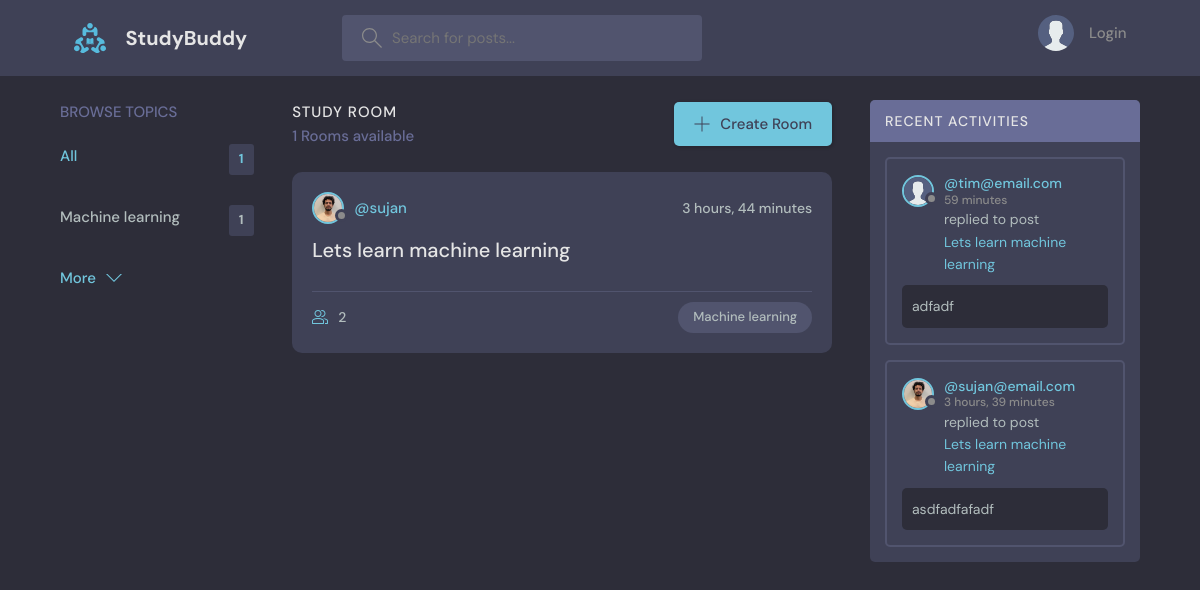
The page / on the database its author committed.
### base/models.py (models this page shows, shortened)
class Topic(models.Model):
    name = models.CharField(max_length= 200)

class Room(models.Model):
    host = models.ForeignKey(User , on_delete= models.SET_NULL , null= True)
    topic = models.ForeignKey(Topic , on_delete= models.SET_NULL , null= True)
    name = models.CharField(max_length=200)
    description = models.TextField(null= True , blank= True)
    participants = models.ManyToManyField(User , related_name='participants' , blank= True)
    updated = models.DateTimeField(auto_now= True)
    created = models.DateTimeField(auto_now_add= True)
    class Meta:
        ordering = ['-updated' , '-created']
    def __str__(self):
        return self.name

class User(AbstractUser):
    name = models.CharField(max_length= 200 , null= True)
    email = models.EmailField(unique= True , null= True)
    bio = models.TextField(null= True)
    avatar = models.ImageField(null= True , default= 'avatar.svg')
    USERNAME_FIELD = 'email'
    REQUIRED_FIELDS = []

class Message(models.Model):
    user = models.ForeignKey(User , on_delete= models.CASCADE)
    room = models.ForeignKey(Room, on_delete=models.CASCADE)
    body = models.TextField()
    updated = models.DateTimeField(auto_now= True)
    created = models.DateTimeField(auto_now_add= True)

### base/views.py (the view)
# urls.py: path('' , views.home , name ='home'),
def home(request):
    q= request.GET.get('q') if request.GET.get('q') != None else ''
    rooms = Room.objects.filter(
        Q(topic__name__icontains = q ) |
        Q(name__icontains = q ) |
        Q(description__icontains = q ))
    topics = Topic.objects.all()
    room_counts = rooms.count()
    activityMessage = Message.objects.filter( Q(room__topic__name__icontains = q ) |
        Q(room__name__icontains = q )).order_by('-created')
    contex = {'rooms' : rooms  , 'topics': topics , 'rooms_counts' : room_counts, 'activityMessage' : activityMessage}
    return render(request , 'base/home.html' , contex)

### base/templates/base/home.html (shortened to what this page needs)
{% extends 'main.html' %} {% block content %}
<main class="layout layout--3">
  <div class="container">
    {% include 'base/topic-component.html' %}
    <div class="roomList">
      <div class="roomList__header">
        <div>
          <h2>Study Room</h2>
          <p>{{rooms_counts}} Rooms available</p>
        </div>
        <a class="btn btn--main" href="{% url 'createRoom' %}">
          <svg
            version="1.1"
            xmlns="http://www.w3.org/2000/svg"
            width="32"
            height="32"
            viewBox="0 0 32 32"
          >
            <title>add</title>
            <path
              d="M16.943 0.943h-1.885v14.115h-14.115v1.885h14.115v14.115h1.885v-14.115h14.115v-1.885h-14.115v-14.115z"
            ></path>
          </svg>
          Create Room
        </a>
      </div>
      {% include 'base/feed-component.html' %}
    </div>
    <div class="activities">
      <div class="activities__header">
        <h2>Recent Activities</h2>
      </div>
      {% include 'base/activity-component.html' %}
    </div>
  </div>
</main>
{% endblock content %}

### base/templates/base/topic-component.html
<div class="topics">
  <div class="topics__header">
    <h2>Browse Topics</h2>
  </div>
  <ul class="topics__list">
    <li>
      <a href="{% url 'home' %}" class="active"
        >All <span>{{topics.count}}</span></a
      >
    </li>
    {% for topic in topics %}
    <li>
      <a href="{% url 'home'%}?q={{topic.name}}"
        >{{topic.name}} <span>{{topic.room_set.all.count}}</span></a
      >
    </li>
    {% endfor %}
  </ul>
  <a class="btn btn--link" href="topics.html">
    More
    <svg
      version="1.1"
      xmlns="http://www.w3.org/2000/svg"
      width="32"
      height="32"
      viewBox="0 0 32 32"
    >
      <title>chevron-down</title>
      <path d="M16 21l-13-13h-3l16 16 16-16h-3l-13 13z"></path>
    </svg>
  </a>
</div>

### base/templates/base/feed-component.html (shortened to what this page needs)
{% for room in rooms %}
<div class="roomListRoom">
  <div class="roomListRoom__header">
    <a href="{% url 'userProfile' room.host.id %}" class="roomListRoom__author">
      <div class="avatar avatar--small">
        <img src="{{room.host.avatar.url}}" />
      </div>
      <span>@{{room.host.username }}</span>
    </a>
    <div class="roomListRoom__actions">
      <span>{{room.created|timesince}}</span>
    </div>
  </div>
  <div class="roomListRoom__content">
    <a href="{% url 'room' room.id %}">{{room.name}}</a>
  </div>
  <div class="roomListRoom__meta">
    <a href="{% url 'room' room.id %}" class="roomListRoom__joined">
      {{room.participants.all.count}}
    </a>
    <p class="roomListRoom__topic">{{room.topic.name}}</p>
  </div>
</div>
{% endfor %}

### base/templates/base/activity-component.html (shortened to what this page needs)
{% for activity_message in activityMessage %}
<div class="activities__box">
  <div class="activities__boxHeader roomListRoom__header">
    <a
      href="{% url 'userProfile' activity_message.user.id %}"
      class="roomListRoom__author"
    >
      <div class="avatar avatar--small">
        <img src="{{activity_message.user.avatar.url}}" />
      </div>
      <p>
        @{{activity_message.user}}
        <span>{{activity_message.created|timesince}} </span>
      </p>
    </a>
  </div>
  <div class="activities__boxContent">
    <p>
      replied to post
      <a href="{% url 'room' activity_message.room.id %}"
        >{{activity_message.room}}</a
      >
    </p>
    <div class="activities__boxRoomContent">{{activity_message.body}}</div>
  </div>
</div>
{% endfor %}

### rows shown on the page
Topic: name "Machine learning", room_set.all.count "1"
Room: host.avatar (picture), host.username "sujan", created "3 hours, 44 minutes", name "Lets learn machine learning", participants.all.count "2", topic.name "Machine learning"
Message: user.avatar (placeholder picture), user "tim@email.com", created "59 minutes", room "Lets learn machine learning", body "adfadf"
Message: user.avatar (picture), user "sujan@email.com", created "3 hours, 39 minutes", room "Lets learn machine learning", body "asdfadfafadf"

### other values the page prints
{{ topics.count }} "1"
{{ rooms_counts }} "1"
